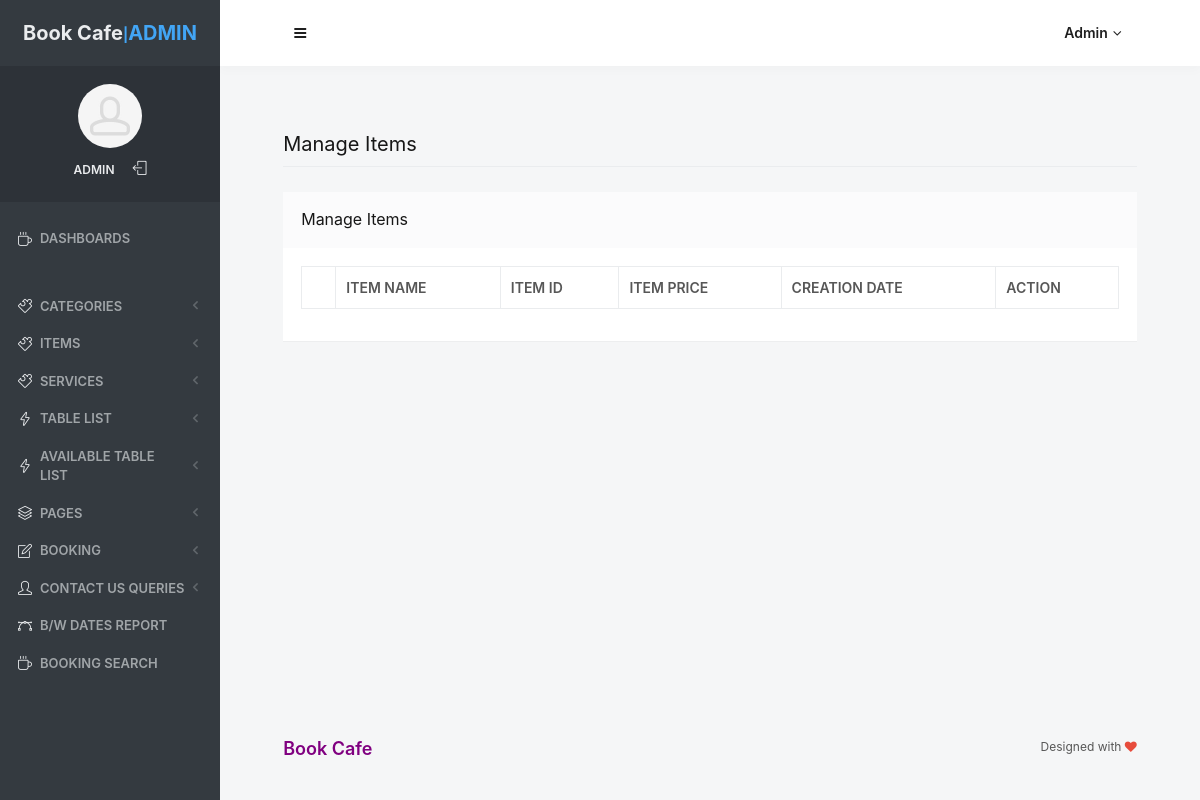
/obbs/admin/manage-items.php (signed in), run on an earlier commit of the app's database.
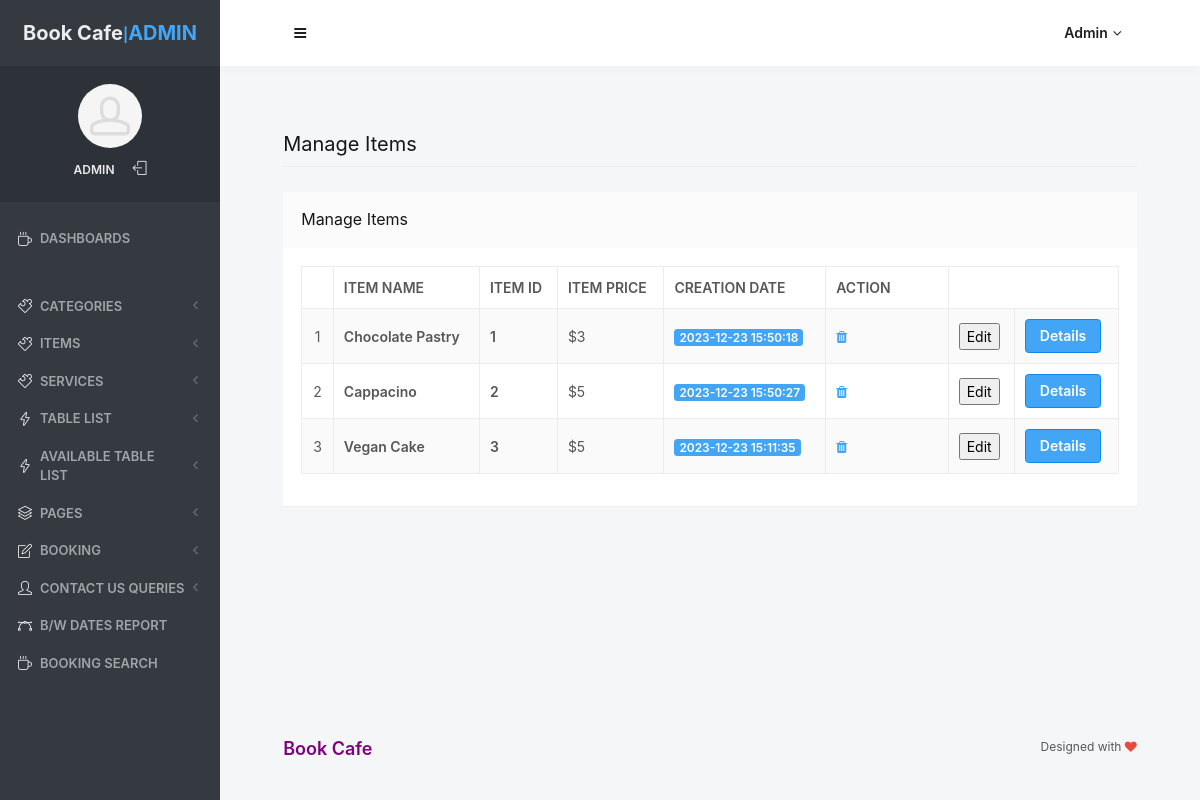
And on a later commit of the database.
### tables this page shows
CREATE TABLE `tblitem` (
  `ID` int(250) NOT NULL,
  `ItemName` varchar(250) NOT NULL,
  `ItemDes` varchar(250) NOT NULL,
  `ItemPrice` int(11) NOT NULL,
  `CreationDate` timestamp NOT NULL DEFAULT current_timestamp() ON UPDATE current_timestamp()
);

### obbs/admin/manage-items.php (the view, shortened to what the changed rows need)
<?php
include('includes/dbconnection.php');
if (strlen($_SESSION['odmsaid']) == 0) {
    header('location:logout.php');
} else {
?>
<!doctype html>
<html lang="en" class="no-focus">
<head>
    <link rel="stylesheet" href="assets/js/plugins/datatables/dataTables.bootstrap4.min.css">
    <link rel="stylesheet" id="css-main" href="assets/css/codebase.min.css">
</head>
<body>
    <div id="page-container" class="sidebar-o sidebar-inverse side-scroll page-header-fixed main-content-narrow">
        <?php include_once('includes/sidebar.php'); ?>
        <?php include_once('includes/header.php'); ?>
        <main id="main-container">
            <div class="content">
                <h2 class="content-heading">Manage Items</h2>
                <div class="block">
                    <div class="block-content block-content-full">
                        <table class="table table-bordered table-striped table-vcenter js-dataTable-full-pagination">
                            <thead>
                                <tr>
                                    <th class="text-center"></th>
                                    <th>Item Name</th>
                                    <th>Item ID</th>
                                    <th class="d-none d-sm-table-cell">Item Price</th>
                                    <th class="d-none d-sm-table-cell">Creation Date</th>
                                    <th class="d-none d-sm-table-cell" style="width: 15%;">Action</th>
                                </tr>
                            </thead>
                            <tbody>
                                <?php
                                $sql = "SELECT * FROM tblitem";
                                $query = $dbh->prepare($sql);
                                $query->execute();
                                $results = $query->fetchAll(PDO::FETCH_OBJ);
                                $cnt = 1;
                                if ($query->rowCount() > 0) {
                                    foreach ($results as $row) {
                                ?>
                                        <tr>
                                            <td class="text-center"><?php echo htmlentities($cnt); ?></td>
                                            <td class="font-w600"><?php echo htmlentities($row->ItemName); ?></td>
                                            <td class="font-w600"><?php echo htmlentities($row->ID); ?></td>
                                            <td class="d-none d-sm-table-cell">$<?php echo htmlentities($row->ItemPrice); ?></td>
                                            <td class="d-none d-sm-table-cell">
                                                <span class="badge badge-primary"><?php echo htmlentities($row->CreationDate); ?></span>
                                            </td>
                                            <td class="d-none d-sm-table-cell">
                                                <a href="manage-items.php?delid=<?php echo ($row->ID); ?>" onclick="return confirm('Do you really want to Delete?');">
                                                    <i class="fa fa-trash fa-delete" aria-hidden="true"></i>
                                                </a>
                                            </td>
                                            <td class="d-none d-sm-table-cell">
                                                <a href="edit-items.php?editid=<?php echo ($row->ID); ?>"><button>Edit</button></a>
                                            </td>
                                            <td class="d-none d-sm-table-cell">
                                                <a href="itemdetails.php?itemsid=<?php echo ($row->ID); ?>" class="btn btn-primary">Details</a>
                                            </td>
                                        </tr>
                                <?php
                                        $cnt++;
                                    }
                                }
                                ?>
                            </tbody>
                        </table>
                    </div>
                </div>
            </div>
        </main>
    </div>
</body>
</html>
<?php } ?>

### obbs/admin/includes/sidebar.php (shortened to what the changed rows need)
     <?php
include('includes/dbconnection.php');
if (strlen($_SESSION['odmsaid']==0)) {
  header('location:logout.php');
  } else{
  ?>
   <nav id="sidebar">
                <div id="sidebar-scroll">
                    <div class="sidebar-content">
                        <div class="content-side content-side-full content-side-user px-10 align-parent">
                            <div class="sidebar-mini-hidden-b text-center">
                                <ul class="list-inline mt-10">
                                    <?php
$aid=$_SESSION['odmsaid'];
$sql="SELECT AdminName from  tbladmin where ID=:aid";
$query = $dbh -> prepare($sql);
$query->bindParam(':aid',$aid,PDO::PARAM_STR);
$query->execute();
$results=$query->fetchAll(PDO::FETCH_OBJ);
$cnt=1;
if($query->rowCount() > 0)
{
foreach($results as $row)
{               ?>
                                    <li class="list-inline-item">
                                        <a class="link-effect text-dual-primary-dark font-size-xs font-w600 text-uppercase" href="admin-profile.php"><?php  echo $row->AdminName;?></a>
                                    </li><?php $cnt=$cnt+1;}} ?>
                                </ul>
                            </div>
                        </div>
                    </div>
                </div>
            </nav>
           <?php }  ?>

### obbs/admin/includes/header.php (shortened to what the changed rows need)
   <?php
include('includes/dbconnection.php');
if (strlen($_SESSION['odmsaid']==0)) {
  header('location:logout.php');
  } else{
  ?>
            <header id="page-header">
                <div class="content-header">
                    <div class="content-header-section">
                        <div class="btn-group" role="group">
                            <?php
$aid=$_SESSION['odmsaid'];
$sql="SELECT AdminName from  tbladmin where ID=:aid";
$query = $dbh -> prepare($sql);
$query->bindParam(':aid',$aid,PDO::PARAM_STR);
$query->execute();
$results=$query->fetchAll(PDO::FETCH_OBJ);
$cnt=1;
if($query->rowCount() > 0)
{
foreach($results as $row)
{               ?>
                            <button type="button" class="btn btn-rounded btn-dual-secondary" id="page-header-user-dropdown" data-toggle="dropdown" aria-haspopup="true" aria-expanded="false">
                                <?php  echo $row->AdminName;?><i class="fa fa-angle-down ml-5"></i>
                            </button>
                            <?php $cnt=$cnt+1;}} ?>
                        </div>
                    </div>
                </div>
            </header>
            <?php }  ?>

What changed in the data, as far as the page shows it:
added tblitem: ItemName "Chocolate Pastry", ID "1", ItemPrice "3", CreationDate "2023-12-23 15:50:18"
added tblitem: ItemName "Cappacino", ID "2", ItemPrice "5", CreationDate "2023-12-23 15:50:27"
added tblitem: ItemName "Vegan Cake", ID "3", ItemPrice "5", CreationDate "2023-12-23 15:11:35"
